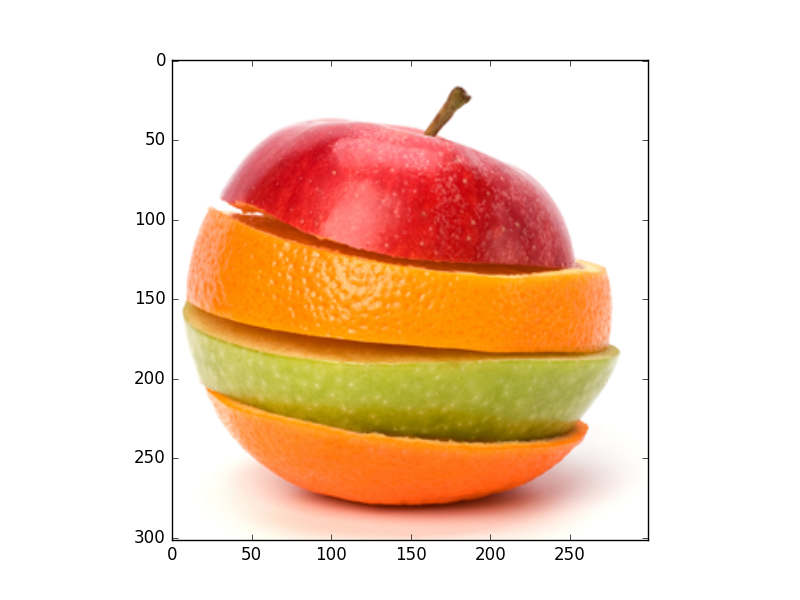
#> input picture images/Apple.jpg, 800 x 600 px
$ python -i Sift.py   (imports and definitions only)
#> lines starting #> are read from the running program, lines starting #| are printed output that depends on the picture
#> further down, picture is the input picture: shape (600, 800, 3); mean B, G, R 193.7, 214.8, 243.2
from numpy import all, any, array, arctan2, cos, sin, exp, dot, log, logical_and, roll, sqrt, stack, trace, unravel_index, pi, deg2rad, rad2deg, where, zeros, floor, full, nan, isnan, round, float32
from numpy.linalg import det, lstsq, norm
from cv2 import resize, GaussianBlur, subtract, KeyPoint, INTER_LINEAR, INTER_NEAREST
from functools import cmp_to_key
import logging

####################
# Global variables #
####################

logger = logging.getLogger(__name__)
float_tolerance = 1e-7

#################
# Main function #
#################


def computeKeypointsAndDescriptors(image, sigma=1.6, num_intervals=3, assumed_blur=0.5, image_border_width=5):
    """Compute SIFT keypoints and descriptors for an input image
    """
#> called with sigma = 1.6, num_intervals = 3, assumed_blur = 0.5, image_border_width = 5
    image = image.astype('float32')
    base_image = generateBaseImage(image, sigma, assumed_blur)
    num_octaves = computeNumberOfOctaves(base_image.shape)
    gaussian_kernels = generateGaussianKernels(sigma, num_intervals)
    gaussian_images = generateGaussianImages(
        base_image, num_octaves, gaussian_kernels)
    dog_images = generateDoGImages(gaussian_images)
    keypoints = findScaleSpaceExtrema(
        gaussian_images, dog_images, num_intervals, sigma, image_border_width)
    keypoints = removeDuplicateKeypoints(keypoints)
    keypoints = convertKeypointsToInputImageSize(keypoints)
    descriptors = generateDescriptors(keypoints, gaussian_images)
    return keypoints, descriptors

#########################
# Image pyramid related #
#########################


def generateBaseImage(image, sigma, assumed_blur):
    """Generate base image from input image by upsampling by 2 in both directions and blurring
    """
#> called with sigma = 1.6, assumed_blur = 0.5
    logger.debug('Generating base image...')
    image = resize(image, (0, 0), fx=2, fy=2, interpolation=INTER_LINEAR)
#> image: shape (1200, 1600, 3) float32
    sigma_diff = sqrt(max((sigma ** 2) - ((2 * assumed_blur) ** 2), 0.01))
    # the image blur is now sigma instead of assumed_blur
    return GaussianBlur(image, (0, 0), sigmaX=sigma_diff, sigmaY=sigma_diff)


def computeNumberOfOctaves(image_shape):
    """Compute number of octaves in image pyramid as function of base image shape (OpenCV default)
    """
    return int(round(log(min(image_shape)) / log(2) - 1))


def generateGaussianKernels(sigma, num_intervals):
    """Generate list of gaussian kernels at which to blur the input image. Default values of sigma, intervals, and octaves follow section 3 of Lowe's paper.
    """
#> called with sigma = 1.6, num_intervals = 3
    logger.debug('Generating scales...')
    num_images_per_octave = num_intervals + 3
    k = 2 ** (1. / num_intervals)
    # scale of gaussian blur necessary to go from one blur scale to the next within an octave
    gaussian_kernels = zeros(num_images_per_octave)
    gaussian_kernels[0] = sigma

    for image_index in range(1, num_images_per_octave):
        sigma_previous = (k ** (image_index - 1)) * sigma
        sigma_total = k * sigma_previous
        gaussian_kernels[image_index] = sqrt(
            sigma_total ** 2 - sigma_previous ** 2)
    return gaussian_kernels


def generateGaussianImages(image, num_octaves, gaussian_kernels):
    """Generate scale-space pyramid of Gaussian images
    """
#> called with num_octaves = 1, gaussian_kernels = array of shape (6,)
    logger.debug('Generating Gaussian images...')
    gaussian_images = []

    for octave_index in range(num_octaves):
        gaussian_images_in_octave = []
        # first image in octave already has the correct blur
        gaussian_images_in_octave.append(image)
        for gaussian_kernel in gaussian_kernels[1:]:
            image = GaussianBlur(
                image, (0, 0), sigmaX=gaussian_kernel, sigmaY=gaussian_kernel)
            gaussian_images_in_octave.append(image)
        gaussian_images.append(gaussian_images_in_octave)
        octave_base = gaussian_images_in_octave[-3]
        image = resize(octave_base, (int(
            octave_base.shape[1] / 2), int(octave_base.shape[0] / 2)), interpolation=INTER_NEAREST)
#> this loop made 1 pass
#> pass 1, in generateGaussianImages, `octave_base = gaussian_images_in_octave[-3]`:
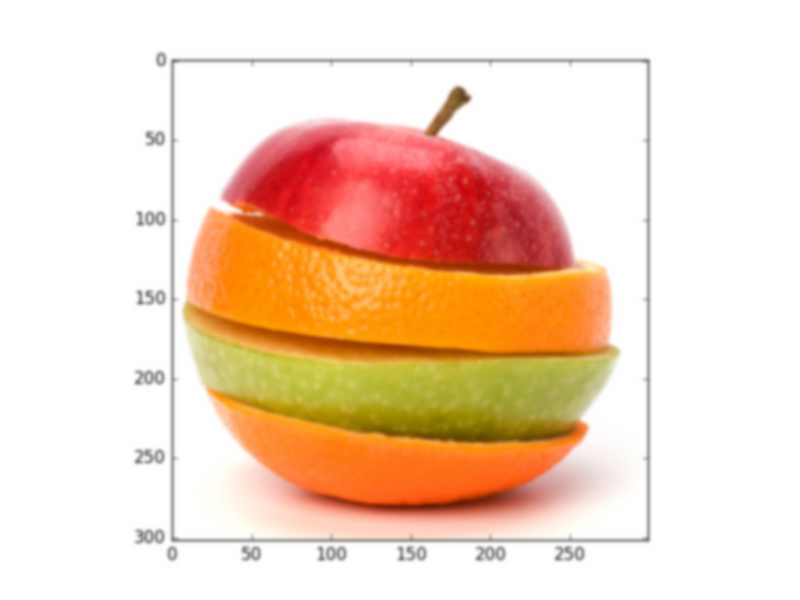
#> octave_base: shape (1200, 1600, 3) float32 (shown at 1/2 size); mean of channels 0, 1, 2 194.3, 215.4, 244.1; drawn with min black and max white
#> pass 1, in generateGaussianImages, `image = resize(octave_base, (int( octave_base.shape[1] / 2), int(octav..`:
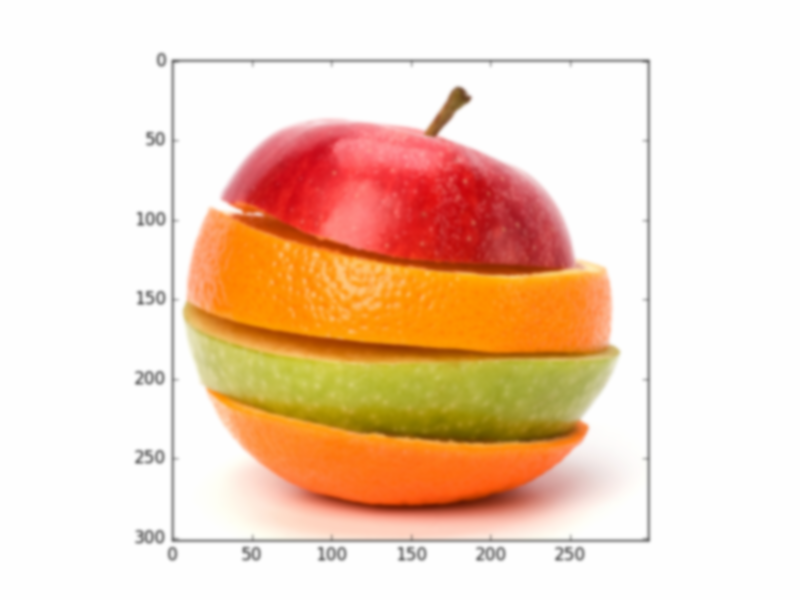
#> image: shape (600, 800, 3) float32; mean of channels 0, 1, 2 194.1, 215.3, 243.8; drawn with min black and max white
#> after the loop, gaussian_images = 1 item
    return array(gaussian_images, dtype=object)


def generateDoGImages(gaussian_images):
    """Generate Difference-of-Gaussians image pyramid
    """
    logger.debug('Generating Difference-of-Gaussian images...')
    dog_images = []

    for gaussian_images_in_octave in gaussian_images:
        dog_images_in_octave = []
        for first_image, second_image in zip(gaussian_images_in_octave, gaussian_images_in_octave[1:]):
            # ordinary subtraction will not work because the images are unsigned integers
            dog_images_in_octave.append(subtract(second_image, first_image))
        dog_images.append(dog_images_in_octave)
#> after the loop, dog_images = []
    return array(dog_images, dtype=object)

###############################
# Scale-space extrema related #
###############################


# [383 lines left out: functions findScaleSpaceExtrema, isPixelAnExtremum, localizeExtremumViaQuadraticFit, computeGradientAtCenterPixel, computeHessianAtCenterPixel, computeKeypointsWithOrientations and 5 more, not called in this run]

>>> import cv2
>>> picture = cv2.imread('../images/Apple.jpg')
#> (the run stopped early here; a loop or call above may not have finished)
